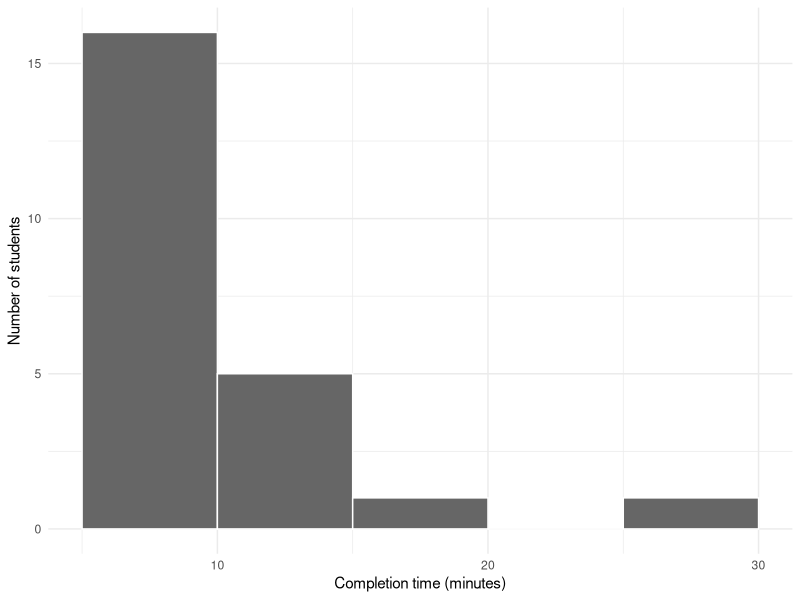
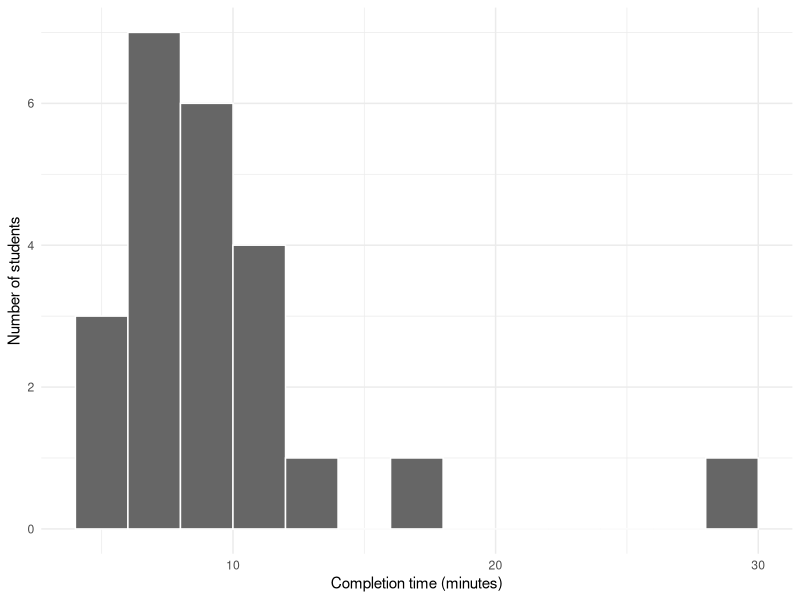
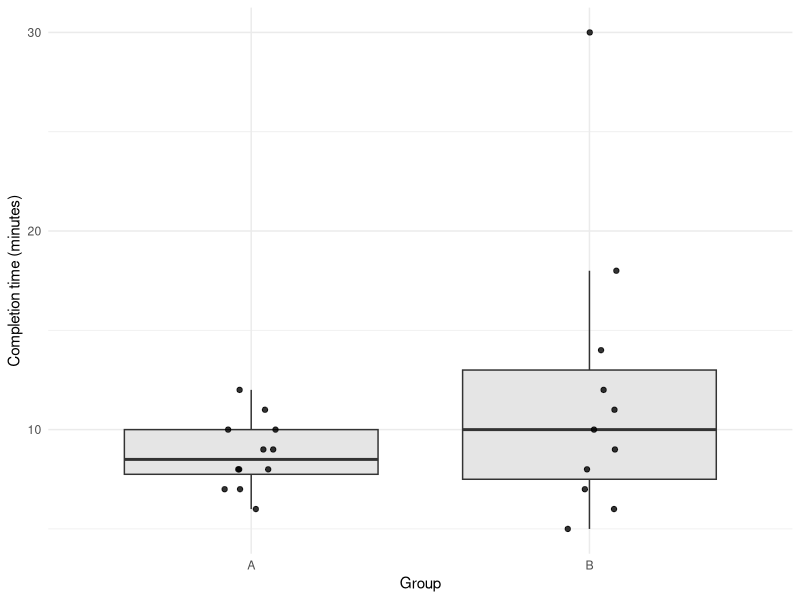
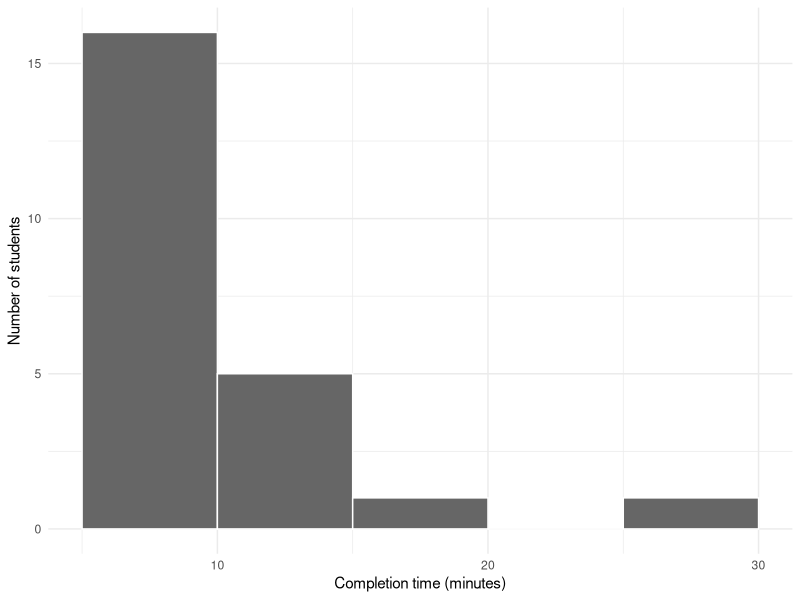
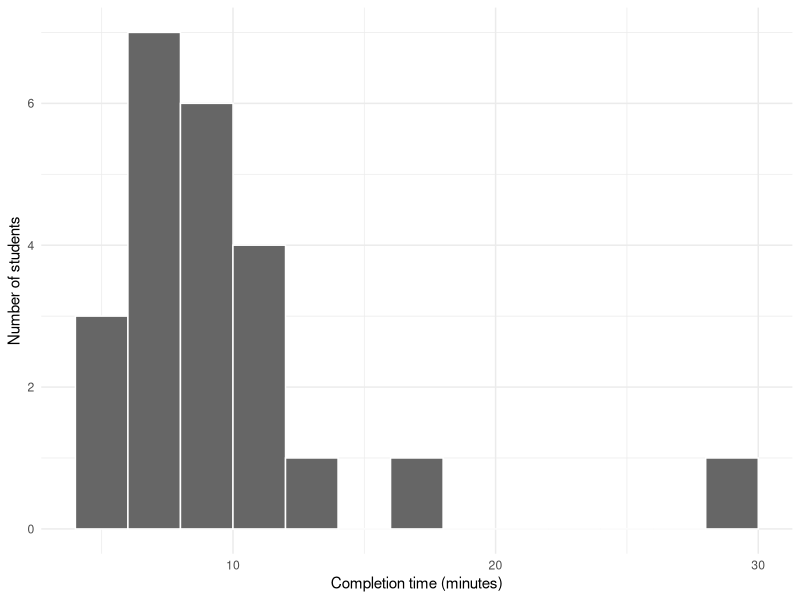
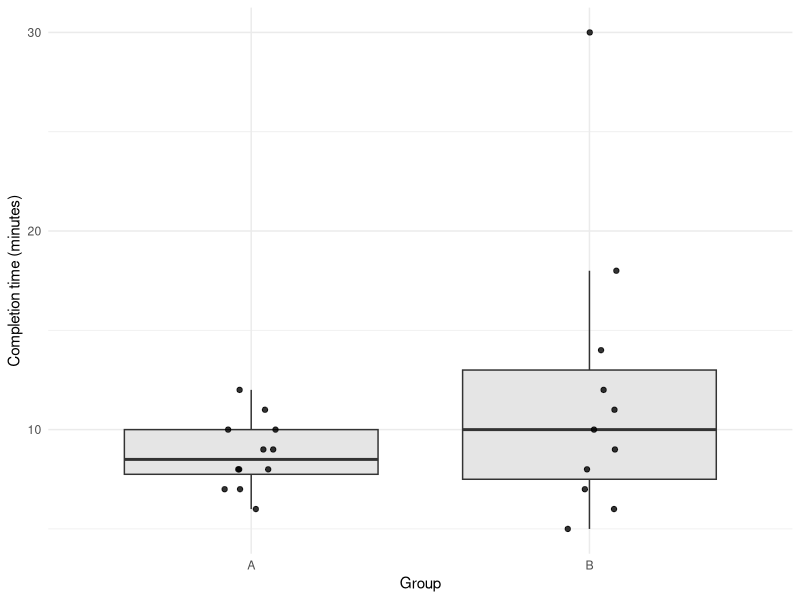

Write the R code that produced these figures, in order.
# HT3001B Week04 Part 1: distribution summaries
# Run from the RStudio Project root. Data are fictional teaching examples.
# If needed, run once: install.packages(c("dplyr", "readr", "ggplot2"))
library(dplyr)
library(readr)
library(ggplot2)

dat <- read_csv("data/week04_completion_times.csv", na = c("", "NA"),
                show_col_types = FALSE)
glimpse(dat)
head(dat)
dat |> count(group)
dat |> filter(is.na(completion_min))

# Preserve dat; use only observed times for this variable's summaries.
dat_observed <- dat |> filter(!is.na(completion_min))
dat |> summarise(n_rows = n(), n_observed = sum(!is.na(completion_min)),
                 n_missing = sum(is.na(completion_min)))

p_hist5 <- ggplot(dat_observed, aes(x = completion_min)) +
  geom_histogram(binwidth = 5, boundary = 0, color = "white", fill = "grey40") +
  labs(x = "Completion time (minutes)", y = "Number of students") +
  theme_minimal()
print(p_hist5)
p_hist2 <- ggplot(dat_observed, aes(x = completion_min)) +
  geom_histogram(binwidth = 2, boundary = 0, color = "white", fill = "grey40") +
  labs(x = "Completion time (minutes)", y = "Number of students") +
  theme_minimal()
print(p_hist2)

summary_all <- dat |> summarise(
  n_rows = n(), n_observed = sum(!is.na(completion_min)),
  n_missing = sum(is.na(completion_min)),
  mean_min = mean(completion_min, na.rm = TRUE),
  median_min = median(completion_min, na.rm = TRUE),
  sd_min = sd(completion_min, na.rm = TRUE),
  q1_min = quantile(completion_min, 0.25, na.rm = TRUE, type = 7),
  q3_min = quantile(completion_min, 0.75, na.rm = TRUE, type = 7),
  iqr_min = IQR(completion_min, na.rm = TRUE, type = 7),
  min_min = min(completion_min, na.rm = TRUE),
  max_min = max(completion_min, na.rm = TRUE))
print(summary_all, width = Inf)

summary_group <- dat |> group_by(group) |> summarise(
  n_rows = n(), n_observed = sum(!is.na(completion_min)),
  n_missing = sum(is.na(completion_min)),
  mean_min = mean(completion_min, na.rm = TRUE),
  median_min = median(completion_min, na.rm = TRUE),
  sd_min = sd(completion_min, na.rm = TRUE),
  q1_min = quantile(completion_min, 0.25, na.rm = TRUE, type = 7),
  q3_min = quantile(completion_min, 0.75, na.rm = TRUE, type = 7),
  iqr_min = IQR(completion_min, na.rm = TRUE, type = 7),
  min_min = min(completion_min, na.rm = TRUE),
  max_min = max(completion_min, na.rm = TRUE), .groups = "drop")
print(summary_group, width = Inf)

# Boxplot flags are prompts to check records, not instructions to delete them.
p_box <- ggplot(dat_observed, aes(x = group, y = completion_min)) +
  geom_boxplot(outlier.shape = NA, fill = "grey90") +
  geom_point(position = position_jitter(width = 0.08, height = 0, seed = 4),
             alpha = 0.8) +
  labs(x = "Group", y = "Completion time (minutes)") + theme_minimal()
print(p_box)

# Part 2: small examples for hand calculations and sensitivity comparisons.
x <- c(6, 7, 8, 9, 10)
x_extreme <- c(6, 7, 8, 9, 30)
hand_examples <- data.frame(
  scenario = c("original", "replace_10_with_30"),
  mean = c(mean(x), mean(x_extreme)),
  median = c(median(x), median(x_extreme)),
  variance = c(var(x), var(x_extreme)),
  sd = c(sd(x), sd(x_extreme)),
  q1 = c(quantile(x, .25, type = 7), quantile(x_extreme, .25, type = 7)),
  q3 = c(quantile(x, .75, type = 7), quantile(x_extreme, .75, type = 7)),
  iqr = c(IQR(x, type = 7), IQR(x_extreme, type = 7)),
  range_width = c(diff(range(x)), diff(range(x_extreme))))
print(hand_examples)
z <- c(2, 2, 8, 8)
print(data.frame(mean = mean(z), median = median(z),
                 variance = var(z), sd = sd(z),
                 q1 = quantile(z, .25, type = 7),
                 q3 = quantile(z, .75, type = 7), iqr = IQR(z, type = 7)))

dir.create("output", showWarnings = FALSE)
write_csv(summary_all, "output/summary_all.csv")
write_csv(summary_group, "output/summary_by_group.csv")
write_csv(hand_examples, "output/hand_examples.csv")
ggsave("output/histogram_binwidth5.png", p_hist5, width = 7, height = 4, dpi = 150)
ggsave("output/histogram_binwidth2.png", p_hist2, width = 7, height = 4, dpi = 150)
ggsave("output/boxplot_by_group.png", p_box, width = 7, height = 4, dpi = 150)
writeLines(capture.output(sessionInfo()), "output/sessionInfo.txt")
